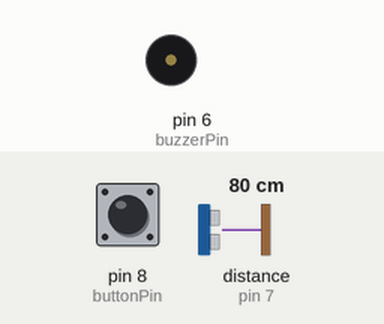
The sketch below on a simulated Arduino Uno, built with avr-gcc and run on an emulated ATmega328P. Shown: buzzer (waves = sounding). The inputs (shaded band) are chosen by the test bench; at power-on: pin 8 (buttonPin) HIGH, distance to the obstacle (sensor on pin 7) 80 cm. The echo pulse lasts 58.3 µs per cm; what the sketch prints to the serial monitor is not drawn.

Above: at 1.2 s.
1.3 s: pin 8 (buttonPin) pulled LOW for 0.15 s
At 1.44 s:
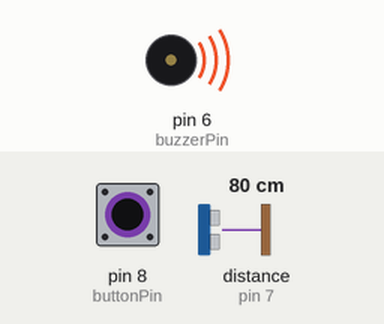
Timing chart, 0 to 4.3 s (numbered marks = the images above; inputs shaded):
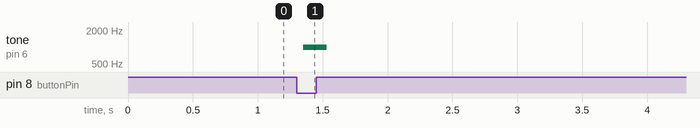

The sketch:

ultrasonic_onepin_toggle.ino
```cpp
//   trigEchoPin = 7  (TRIG+ECHO on one pin, Tinkercad-style)
//   buttonPin   = 8  (INPUT_PULLUP)
//   buzzerPin   = 6
//
// Behavior:
//   - Press button to toggle measuring (debounced on press edge).
//   - ON  -> 1 beep; prints distance every ~250 ms
//   - OFF -> 2 beeps.
//   - Timeout is handled (no hangs).

const int trigEchoPin = 7;
const int buttonPin   = 8;    // to GND, INPUT_PULLUP
const int buzzerPin   = 6;

bool systemActive = false;

// Debounce state
bool lastStable = HIGH;        // with INPUT_PULLUP, HIGH = released
bool lastReading = HIGH;
unsigned long lastDebounceTime = 0;
const unsigned long debounceDelay = 50; // ms

// Measure pacing
unsigned long lastMeasure = 0;
const unsigned long measureEveryMs = 250; // ms

void beep(int times) {
  const int f = 1000;
  for (int i = 0; i < times; i++) {
    tone(buzzerPin, f, 180);
    delay(220);
  }
}

long readDistanceCm() {
  // Trigger 10us pulse
  pinMode(trigEchoPin, OUTPUT);
  digitalWrite(trigEchoPin, LOW);
  delayMicroseconds(2);
  digitalWrite(trigEchoPin, HIGH);
  delayMicroseconds(10);
  digitalWrite(trigEchoPin, LOW);

  // Listen for echo on the same pin
  pinMode(trigEchoPin, INPUT);
  unsigned long duration = pulseIn(trigEchoPin, HIGH, 30000UL); // 30 ms timeout
  pinMode(trigEchoPin, OUTPUT);  // return to OUTPUT idle
  digitalWrite(trigEchoPin, LOW);

  if (duration == 0) return -1;  // timeout
  // Two equivalent formulas:
  // return (duration * 0.0343f) / 2.0f;     // using 0.0343 cm/us
  return (duration / 2.0f) / 29.1f;          // using 1/29.1 cm/us (~343 m/s)
}

void setup() {
  pinMode(buttonPin, INPUT_PULLUP);
  pinMode(buzzerPin, OUTPUT);
  pinMode(trigEchoPin, OUTPUT);
  digitalWrite(trigEchoPin, LOW);

  Serial.begin(9600);
  Serial.println("Press button to toggle measuring.");
}

void loop() {
  // --- Debounce (edge-triggered) ---
  bool reading = digitalRead(buttonPin);
  if (reading != lastReading) {
    lastDebounceTime = millis();
  }
  if ((millis() - lastDebounceTime) > debounceDelay) {
    if (reading != lastStable) {
      lastStable = reading;
      // Falling edge: button pressed
      if (lastStable == LOW) {
        systemActive = !systemActive;
        if (systemActive) beep(1); else beep(2);
      }
    }
  }
  lastReading = reading;

  // --- Measuring loop (non-blocking) ---
  if (systemActive && (millis() - lastMeasure >= measureEveryMs)) {
    lastMeasure = millis();
    long cm = readDistanceCm();
    if (cm < 0) {
      Serial.println("Distance: timeout");
    } else {
      Serial.print("Distance: ");
      Serial.print(cm);
      Serial.println(" cm");
    }
  }
}
```

Measured:
- after the input at 1.3 s, tone on pin 6 (buzzerPin): silent → 1000 Hz after 0.05 s, → silent 0.18 s later
